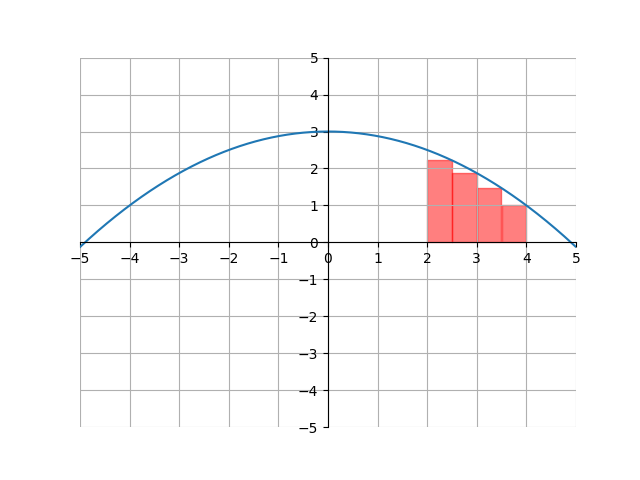

This figure's Python source:
import matplotlib.pyplot as plt
import numpy as np

x = np.arange(-5, 5, .01)
y = -0.125 * x * x + 3
x1 = np.arange(2, 2.5, .005)
x2 = np.arange(2.5, 3, .005)
x3 = np.arange(3, 3.5, .005)
x4 = np.arange(3.5, 4, .005)
y0 = np.linspace(0, 0, 100)

y1 = np.linspace(-(2.5*2.5)/8 + 3, -(2.5*2.5)/8 + 3, 100)
y2 = np.linspace(-9/8 + 3, -9/8 + 3, 100)
y3 = np.linspace(-(3.5*3.5)/8 + 3, -(3.5*3.5)/8 + 3, 100)
y4 = np.linspace(1, 1, 100)

ax = plt.gca()
ax.spines['top'].set_color('none')
ax.spines['left'].set_position('zero')
ax.spines['right'].set_color('none')
ax.spines['bottom'].set_position('zero')

plt.xlim(-5, 5)
plt.ylim(-5, 5)
plt.xticks(np.arange(min(x), max(x)+1, 1.0))
plt.yticks(np.arange(-5, 5+1, 1.0))
plt.plot(x, y)

ax.fill_between(x1, y0, y1, color="red", alpha=0.5)
ax.fill_between(x2, y0, y2, color="red", alpha=0.5)
ax.fill_between(x3, y0, y3, color="red", alpha=0.5)
ax.fill_between(x4, y0, y4, color="red", alpha=0.5)

plt.grid(True)
plt.show()
